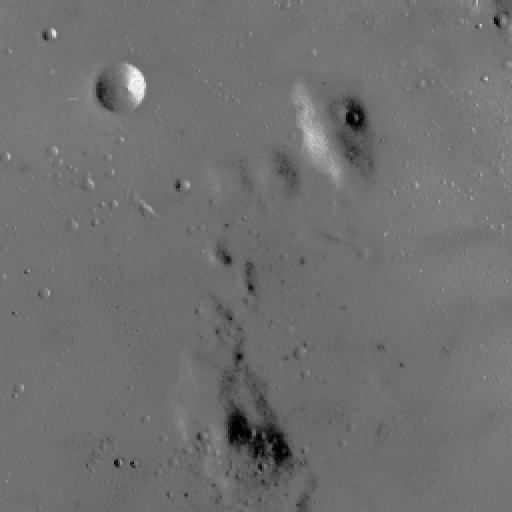
#> input picture skimage.data.moon(), 512 x 512 px
$ python exp8.py
#> lines starting #> are read from the running program, lines starting #| are printed output that depends on the picture
import cv2
import numpy as np
import matplotlib.pyplot as plt
from skimage import data
import os

# 设置中文字体
plt.rcParams['font.sans-serif'] = ['SimHei']
plt.rcParams['axes.unicode_minus'] = False

# 确保输出目录存在
output_dir = os.path.dirname(os.path.abspath(__file__))

def plot_image_and_hist(image, title, save_path=None):
    fig, (ax1, ax2) = plt.subplots(1, 2, figsize=(10, 4))

    # 显示图像
    ax1.imshow(image, cmap='gray')
    ax1.set_title(title)
    ax1.axis('off')

    # 计算直方图
    hist, bins = np.histogram(image.flatten(), 256, [0, 256])
    # 计算累积分布函数(CDF)
    cdf = hist.cumsum()
    cdf_normalized = cdf * float(hist.max()) / cdf.max()

    # 绘制直方图和CDF
    ax2.plot(cdf_normalized, color='b', label='CDF')
    ax2.hist(image.flatten(), 256, range=[0, 256], color='r', alpha=0.7, label='直方图')
    ax2.set_xlim([0, 256])
    ax2.legend(loc='upper left')
    ax2.set_title(f'{title} - 直方图与CDF')
    ax2.set_xlabel('灰度值')
    ax2.set_ylabel('像素数量')

    plt.tight_layout()
    if save_path:
        plt.savefig(save_path, dpi=150)
    plt.close()

def main():
    # 1. 读入原图像 (指导书指定: pollen.jpg)
    pollen_path = 'media/p034_img01.png'
    if os.path.exists(pollen_path):
        img = cv2.imread(pollen_path, cv2.IMREAD_GRAYSCALE)
    else:
        try:
            img = data.pollen()
        except AttributeError:
            img = data.moon()
#> img is the input picture: shape (512, 512); min 0, max 255, mean 112.2

    if img is None:
        try:
            img = data.pollen()
        except AttributeError:
            img = data.moon()

    if len(img.shape) == 3:
        img = cv2.cvtColor(img, cv2.COLOR_RGB2GRAY)

    # 保存原始图像直方图
    plot_image_and_hist(img, '原图像', os.path.join(output_dir, 'results_histogram.png'))
#> in plot_image_and_hist, `hist, bins = np.histogram(image.flatten(), 256, [0, 256])`: hist = 256 values, max 23296 at index 115, min 0 at index 1, mean 1024; bins = 257 values from 0 to 256
#> in plot_image_and_hist, `cdf = hist.cumsum()`: cdf = 256 values from 240 to 262144
#> in plot_image_and_hist, `cdf_normalized = cdf * float(hist.max()) / cdf.max()`: cdf_normalized = 256 values from 21.33 to 23296
#> in plot_image_and_hist, `plt.savefig(save_path, dpi=150)`:
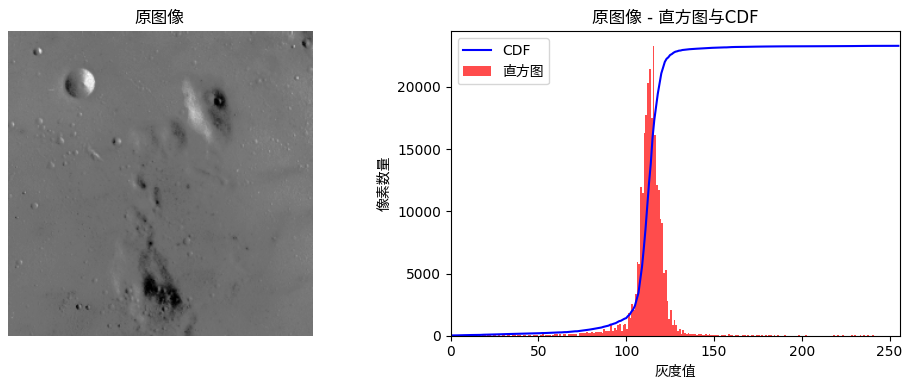
#> figure drawn by matplotlib, 2 panels; panel 2: tallest bar 23296 high, from x = 115 to 116; panel 2: curve peaks at x = 255, y = 23296

    # 2. 直方图均衡化处理
    img_eq = cv2.equalizeHist(img)
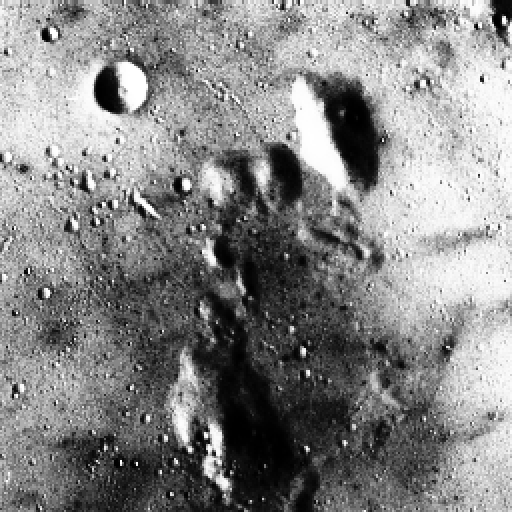
#> img_eq: shape (512, 512); min 0, max 255, mean 133.8
    plot_image_and_hist(img_eq, '全局直方图均衡化', os.path.join(output_dir, 'results_equalized.png'))
#> call 2 of plot_image_and_hist, with title = '全局直方图均衡化'
#> in plot_image_and_hist (call 2), `hist, bins = np.histogram(image.flatten(), 256, [0, 256])`: hist = 256 values, max 23296 at index 174, min 0 at index 16, mean 1024
#> in plot_image_and_hist (call 2), `cdf = hist.cumsum()`: cdf = 256 values from 744 to 262144
#> in plot_image_and_hist (call 2), `cdf_normalized = cdf * float(hist.max()) / cdf.max()`: cdf_normalized = 256 values from 66.12 to 23296
#> in plot_image_and_hist (call 2), `plt.savefig(save_path, dpi=150)`:
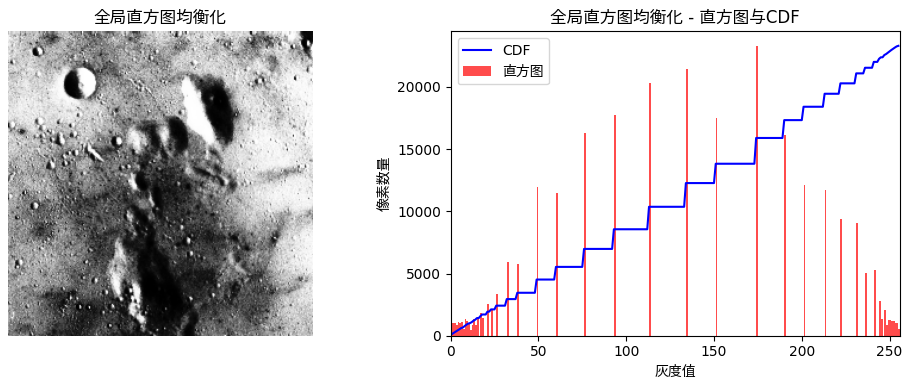
#> figure drawn by matplotlib, 2 panels; panel 2: tallest bar 23296 high, from x = 174 to 175; panel 2: curve peaks at x = 255, y = 23296

    # 3. 限制对比度自适应直方图均衡化 (CLAHE)
    clahe = cv2.createCLAHE(clipLimit=2.0, tileGridSize=(8, 8))
    img_clahe = clahe.apply(img)
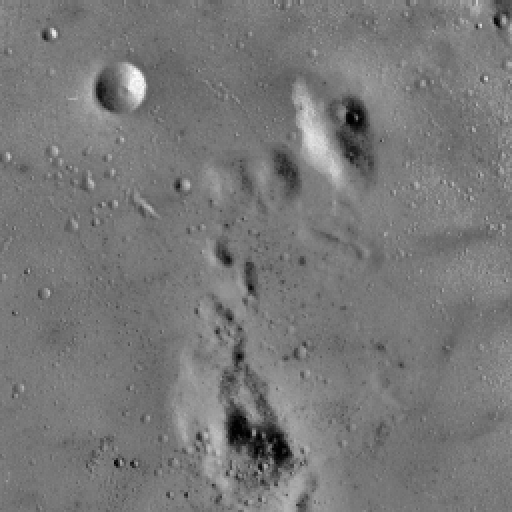
#> img_clahe: shape (512, 512); min 1, max 255, mean 119.9
    plot_image_and_hist(img_clahe, 'CLAHE自适应直方图均衡化', os.path.join(output_dir, 'results_clahe.png'))
#> call 3 of plot_image_and_hist, with title = 'CLAHE自适应直方图均衡化'
#> in plot_image_and_hist (call 3), `hist, bins = np.histogram(image.flatten(), 256, [0, 256])`: hist = 256 values, max 12153 at index 119, min 0 at index 0, mean 1024
#> in plot_image_and_hist (call 3), `cdf = hist.cumsum()`: cdf = 256 values from 0 to 262144
#> in plot_image_and_hist (call 3), `cdf_normalized = cdf * float(hist.max()) / cdf.max()`: cdf_normalized = 256 values from 0 to 12153
#> in plot_image_and_hist (call 3), `plt.savefig(save_path, dpi=150)`:
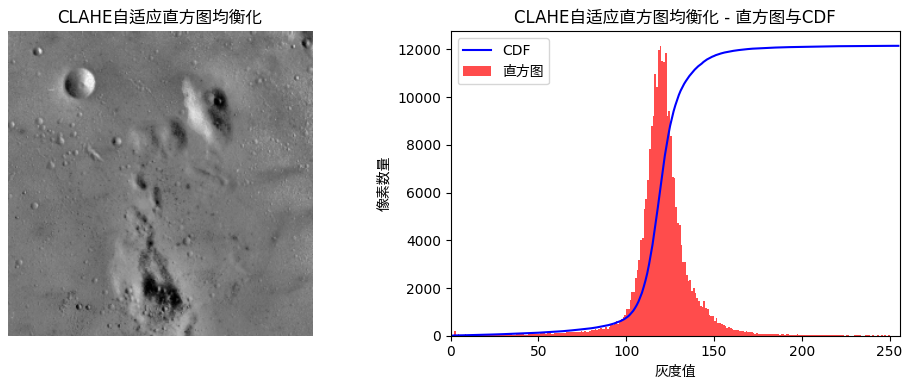
#> figure drawn by matplotlib, 2 panels; panel 2: tallest bar 12153 high, from x = 119 to 120; panel 2: curve peaks at x = 255, y = 12153

    # 4. 综合对比图 (results.png)
    fig, axes = plt.subplots(3, 2, figsize=(12, 12))
    images = [(img, '原图像'), (img_eq, '全局直方图均衡化'), (img_clahe, 'CLAHE自适应直方图均衡化')]

    for i, (image, title) in enumerate(images):
        # 图像
        axes[i, 0].imshow(image, cmap='gray')
        axes[i, 0].set_title(title)
        axes[i, 0].axis('off')

        # 直方图与CDF
        hist, bins = np.histogram(image.flatten(), 256, [0, 256])
        cdf = hist.cumsum()
        cdf_normalized = cdf * float(hist.max()) / cdf.max()

        axes[i, 1].plot(cdf_normalized, color='b', label='CDF')
        axes[i, 1].hist(image.flatten(), 256, range=[0, 256], color='r', alpha=0.7, label='直方图')
        axes[i, 1].set_xlim([0, 256])
        axes[i, 1].legend(loc='upper left')
        axes[i, 1].set_title(f'{title} - 直方图与CDF')
#> this loop made 3 passes
#> title on passes 1 to 3: '原图像', '全局直方图均衡化', 'CLAHE自适应直方图均衡化'

    plt.tight_layout()
    plt.savefig(os.path.join(output_dir, 'results.png'), dpi=150)
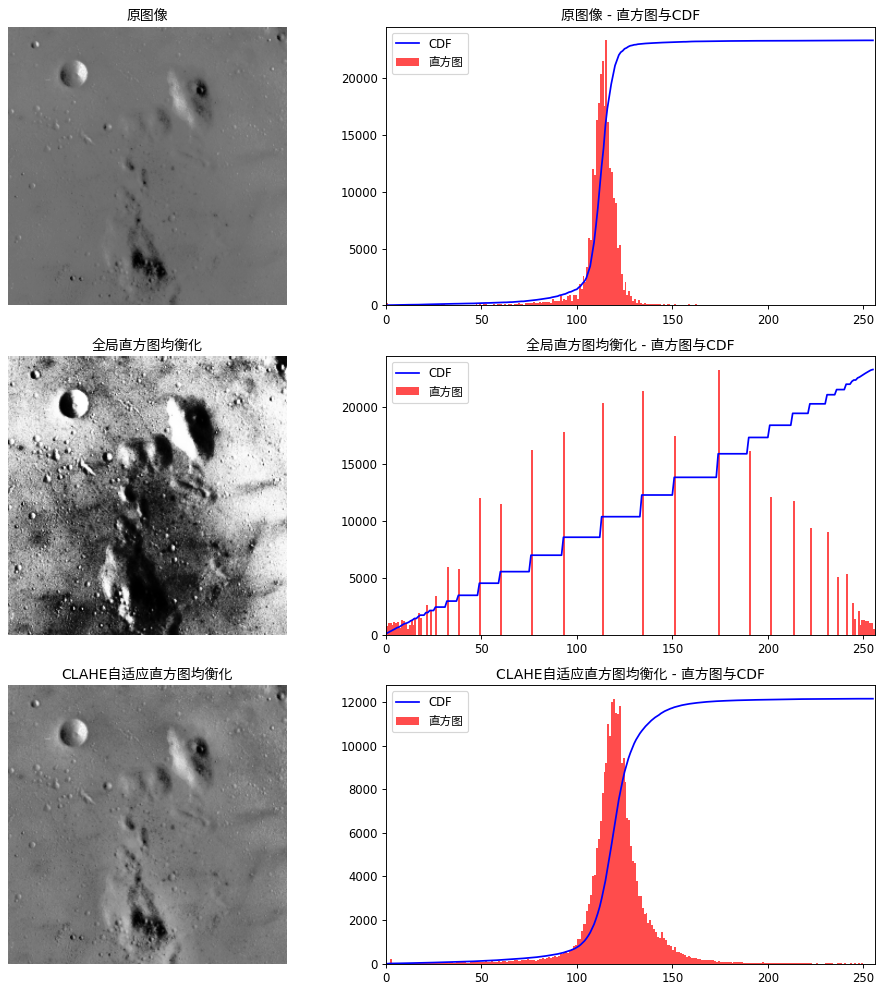
#> figure drawn by matplotlib, 6 panels; panel 2: tallest bar 23296 high, from x = 115 to 116; panel 2: curve peaks at x = 255, y = 23296; panel 4: tallest bar 23296 high, from x = 174 to 175; panel 4: curve peaks at x = 255, y = 23296
    plt.close()

if __name__ == "__main__":
    main()
